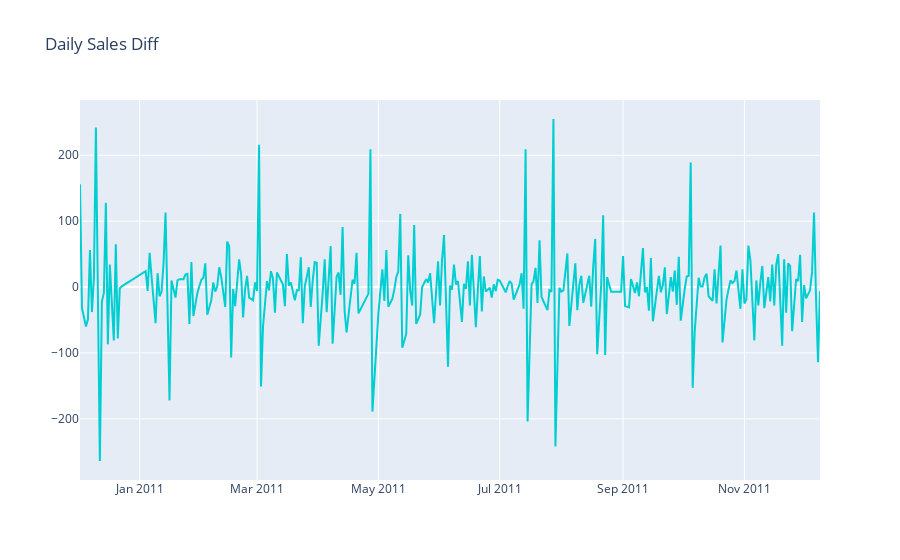

The notebook cell this image was saved under:
### Code cell
#plot sales diff
plot_data = [
    go.Scatter(
        x=df1_diff['Date'],
        y=df1_diff['Diff'],
        line_color = 'darkturquoise'
    )
]
plot_layout = go.Layout(
        title='Daily Sales Diff'
    )
fig = go.Figure(data=plot_data, layout=plot_layout)
pyoff.iplot(fig)

### Figure 1 — Plotly figure (JSON) as saved in the notebook; plotly's stock layout.template omitted (floating-point values rounded to 4 significant figures; data arrays with more than 128 entries replaced by an {"elided": "..."} marker saying what was removed)
{"data": [{"line": {"color": "darkturquoise"}, "type": "scatter", "x": {"elided": "299 str values"}, "y": {"elided": "299 int values"}}], "layout": {"title": {"text": "Daily Sales Diff"}}}
